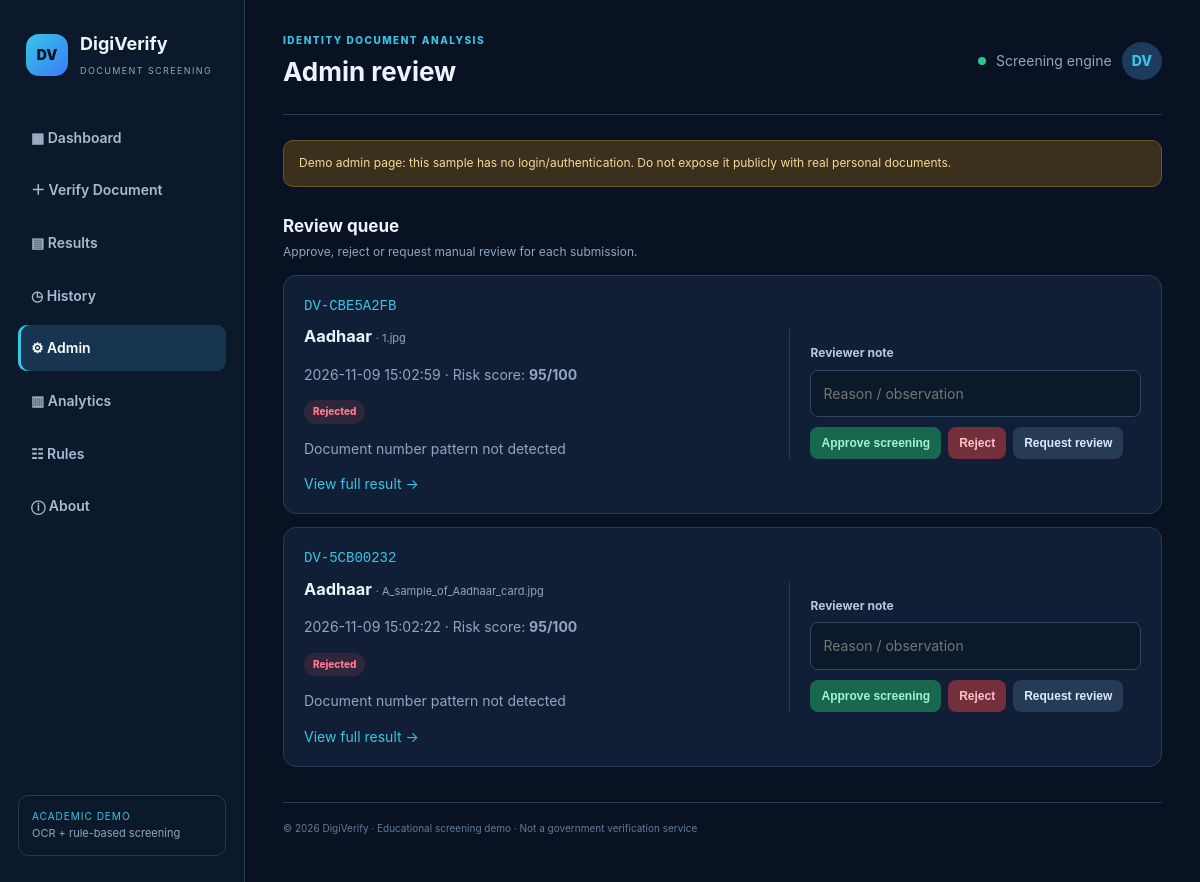
The page /admin on the database its author committed.
### tables this page shows
CREATE TABLE documents(
          id INTEGER PRIMARY KEY AUTOINCREMENT, ref TEXT UNIQUE, document_type TEXT,
          original_name TEXT, stored_name TEXT, ocr_text TEXT, status TEXT DEFAULT 'Rejected',
          risk_score INTEGER DEFAULT 100, warnings TEXT, created_at TEXT, reviewed_at TEXT,
          reviewer_note TEXT, document_number TEXT, extracted_name TEXT, dob TEXT,
          image_hash TEXT, ocr_confidence REAL DEFAULT 0);

### app.py (the view)
@app.route('/admin')
def admin():
    with db() as con: docs=con.execute("SELECT * FROM documents ORDER BY id DESC").fetchall()
    return render_template('admin.html',docs=docs,page='admin')

### app.py (called while the page is built)
def db():
    con = sqlite3.connect(DB_PATH); con.row_factory = sqlite3.Row; return con

@app.context_processor
def inject_globals(): return {'year': datetime.now().year}

### templates/admin.html
{% extends "base.html" %}{% block heading %}Admin review{% endblock %}{% block content %}
<div class="notice warning-note">Demo admin page: this sample has no login/authentication. Do not expose it publicly with real personal documents.</div><div class="section-head"><div><h2>Review queue</h2><p>Approve, reject or request manual review for each submission.</p></div></div>
{% for d in docs %}<div class="panel review-card"><div class="review-main"><div><span class="mono">{{d.ref}}</span><h3>{{d.document_type}} <small>· {{d.original_name}}</small></h3><p class="muted">{{d.created_at}} · Risk score: <b>{{d.risk_score}}/100</b></p><span class="status {{d.status|lower|replace(' ','-')}}">{{d.status}}</span><p class="muted">{{d.warnings or 'No automated warnings'}}</p><a href="{{url_for('result',doc_id=d.id)}}">View full result →</a></div>
<form class="review-form" method="post" action="{{url_for('review',doc_id=d.id)}}"><label>Reviewer note</label><input name="note" placeholder="Reason / observation" value="{{d.reviewer_note or ''}}"><div class="actions"><button name="action" value="Approved" class="btn approve">Approve screening</button><button name="action" value="Rejected" class="btn reject">Reject</button><button name="action" value="Review Required" class="btn secondary">Request review</button></div></form></div></div>{% else %}<div class="panel empty">No documents have been submitted yet.</div>{% endfor %}{% endblock %}

### static/style.css (style rules this page uses)
:root { --bg:#081222;--panel:#101f35;--panel2:#132640;--line:#263b57;--text:#edf4ff;--muted:#91a5c0;--cyan:#39c5e6;--blue:#387cf6;--green:#29c68a;--red:#f06b78;--amber:#f4b84d }
* { box-sizing:border-box }
body { margin:0;background:var(--bg);color:var(--text);font:14px/1.55 Inter,Segoe UI,Arial,sans-serif;display:flex }
.welcome p,.muted { color:var(--muted) }
.stat,.panel { background:var(--panel);border:1px solid var(--line);border-radius:13px }
.section-head { display:flex;justify-content:space-between;align-items:center;margin:26px 0 13px }
.section-head h2,.panel h2 { margin:0 0 4px;font-size:17px }
.section-head p { margin:0;color:var(--muted);font-size:12px }
.text-link,a { color:var(--cyan);text-decoration:none }
.mono,.ref { font-family:Consolas,monospace;color:var(--cyan) }
.status { display:inline-block;border-radius:20px;padding:4px 9px;font-size:10px;font-weight:800;background:#26364b;color:#b6c5d8 }
.status.rejected { background:#49232e;color:#ff9ba5 }
.btn { border:0;border-radius:8px;padding:10px 15px;display:inline-block;font-weight:800;font-size:12px;cursor:pointer;text-align:center }
.secondary { background:#263b56;color:#dceaff }
.approve { background:#17684e;color:#a2f5d1 }
.reject { background:#742f3d;color:#ffc0c6 }
label { display:block;font-size:12px;color:#b8c8dc;font-weight:700;margin:15px 0 7px }
input,select { width:100%;background:#0b192b;color:var(--text);border:1px solid #304763;border-radius:8px;padding:12px;font:inherit }
.notice { background:#112d43;border:1px solid #28516b;border-radius:10px;padding:13px 15px;color:#b9d9e9;font-size:12px;margin-top:20px }
.warning-note { background:#3b301b;border-color:#6b5528;color:#f4d99c }
.review-card { padding:18px 20px;margin-bottom:13px }
.review-main { display:grid;grid-template-columns:1fr minmax(300px,42%);gap:20px;align-items:center }
.review-main h3 { margin:7px 0 }
.review-main h3 small { font-size:11px;color:var(--muted);font-weight:400 }
.review-form { border-left:1px solid var(--line);padding-left:20px }
.actions { display:flex;gap:7px;flex-wrap:wrap;margin-top:10px }
.actions .btn { padding:9px 11px }
.status.rejected { background:rgba(240,83,102,.14);color:#ff7b8d }

### rows shown on the page
documents: ref "DV-CBE5A2FB", document_type "Aadhaar", original_name "1.jpg", created_at "2026-11-09 15:02:59", risk_score "95", status "Rejected", warnings "Document number pattern not detected"
documents: ref "DV-5CB00232", document_type "Aadhaar", original_name "A_sample_of_Aadhaar_card.jpg", created_at "2026-11-09 15:02:22", risk_score "95", status "Rejected", warnings "Document number pattern not detected"
